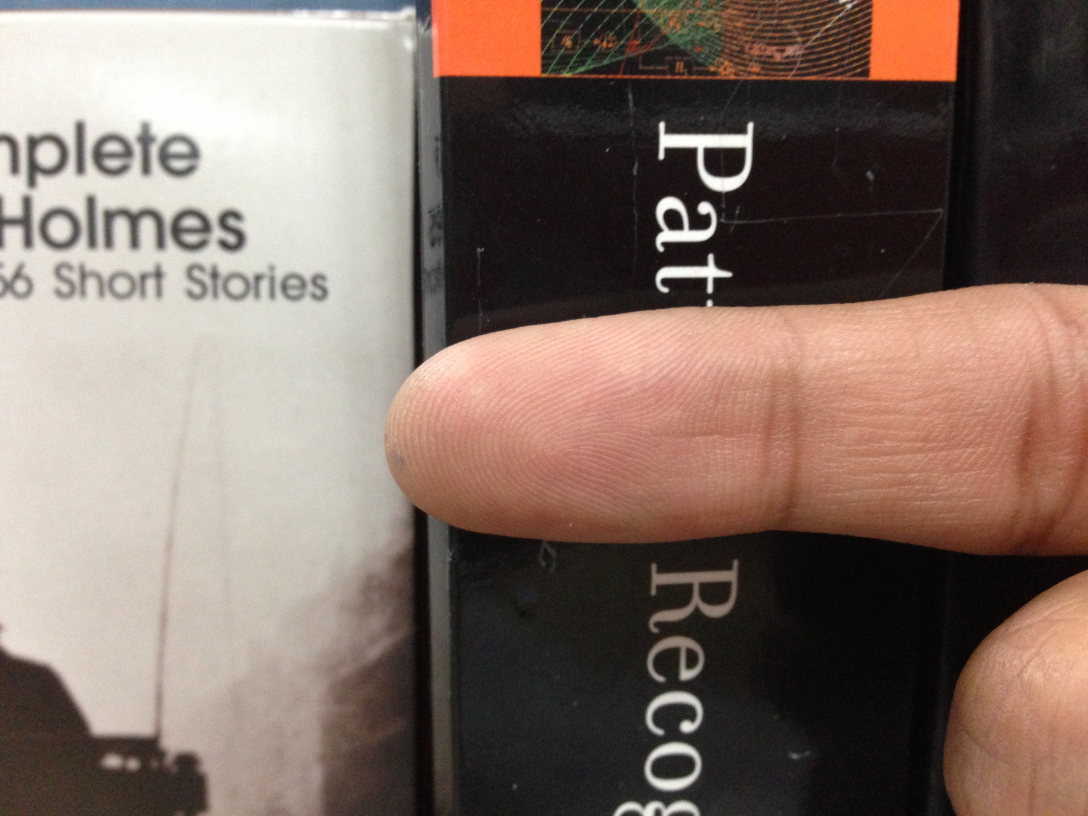
#> input picture data/raw/samples/1_i_1_n_1.jpg, 3264 x 2448 px, found by its file name (shown at 1/3 size)
$ jupyter execute --allow-errors 02-rl-enhancement.ipynb   (shell and % lines are left out)
#> lines starting #> are read from the running program, lines starting #| are printed output that depends on the picture
# MoBioFP - Fingertip Enhancement

[cell 1]
import cv2
import numpy as np
import matplotlib.pyplot as plt
import matplotlib.patches as patches

from tensorflow.keras.layers import (
    Input,
    Conv2D,
    MaxPooling2D,
    concatenate,
    Conv2DTranspose,
    BatchNormalization,
    Activation,
    Dropout,
)
from tensorflow.keras.models import Model

[cell 2]
MODEL_CHECKPOINT_PATH = "../models/best-iiitd-unet-arm64.h5"
PREDICTED_MASK_DIR_PATH = "../data/raw/iiitd-sample/1_i_1_n_1.jpg"

[cell 3]
# Function to create convolutional block
# [38 lines left out: functions conv_block, encoder_block, decoder_block, not called in this run]


# Function to create U-Net model
def create_unet(input_shape, n_filters=64):
    inputs = Input(shape=input_shape, name="image_input")
    p1, c1 = encoder_block(inputs, n_filters)
    p2, c2 = encoder_block(p1, n_filters * 2)
    p3, c3 = encoder_block(p2, n_filters * 4)
    p4, c4 = encoder_block(p3, n_filters * 8)
    p4 = Dropout(0.5)(p4)
    c5 = conv_block(p4, n_filters * 16)
    c5 = Dropout(0.5)(c5)
    d6 = decoder_block(c5, c4, n_filters * 8)
    d6 = Dropout(0.5)(d6)
    d7 = decoder_block(d6, c3, n_filters * 4)
    d7 = Dropout(0.5)(d7)
    d8 = decoder_block(d7, c2, n_filters * 2)
    d9 = decoder_block(d8, c1, n_filters)
    outputs = Conv2D(filters=1, kernel_size=(1, 1), activation="sigmoid")(d9)
    model = Model(inputs=inputs, outputs=outputs, name="Unet")

    return model

#> (a cell that did not finish here is left out)

[cell 5]
# [19 lines left out: function find_largest_connected_component, not called in this run]

[cell 6]
# Load image
image = cv2.imread(PREDICTED_MASK_DIR_PATH)
#> image is the input picture: shape (2448, 3264, 3); mean B, G, R 102.8, 112.5, 131.2
image = cv2.cvtColor(image, cv2.COLOR_BGR2RGB)

plt.figure(figsize=(10, 10))
plt.imshow(image)
plt.axis("off")
plt.show()

[cell 7]
# Preprocess image
image_resized = cv2.resize(image, (256, 256)) / 255.0
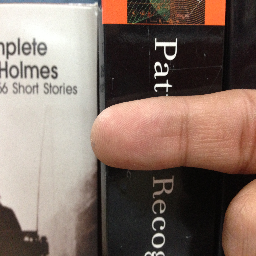
#> image_resized: shape (256, 256, 3) float64; mean R, G, B 0.514, 0.441, 0.403
image_input = np.expand_dims(image_resized, axis=0)

# Load model weights
#> (the rest of this cell did not finish here and is left out)


$ run again, with data/raw/samples/1_i_2_w_1.jpg copied over data/raw/samples/1_i_1_n_1.jpg
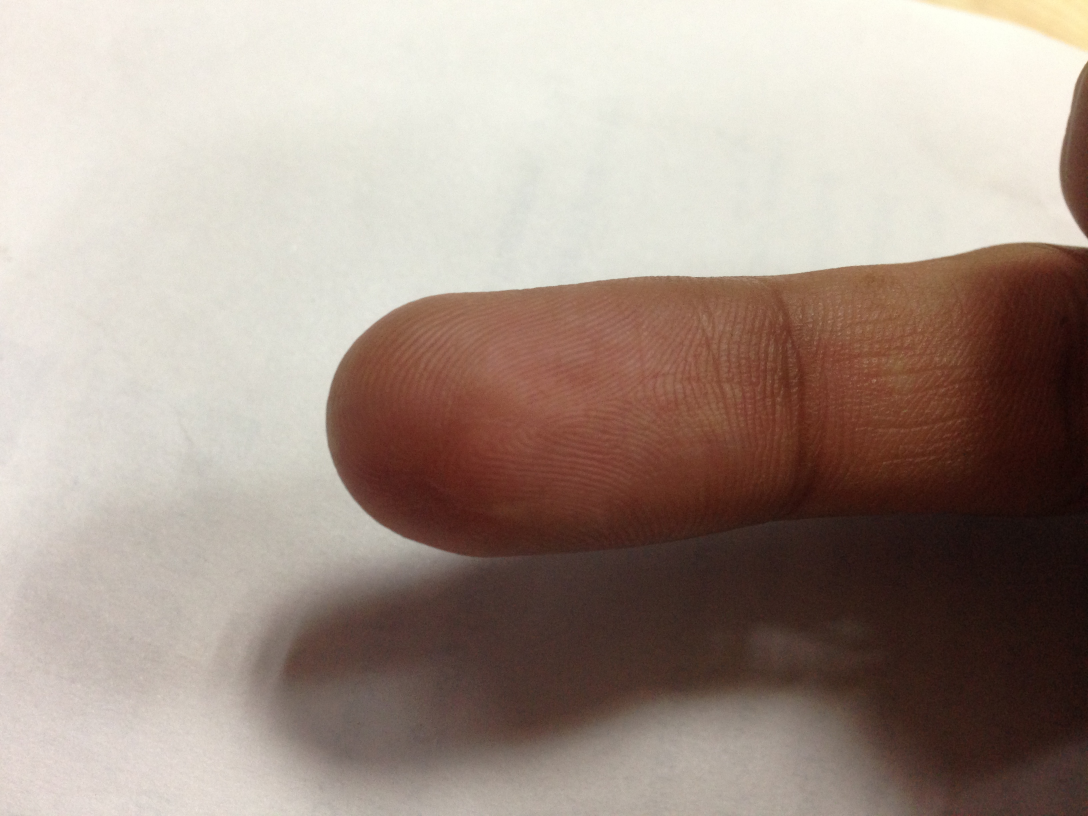
#> input picture data/raw/samples/1_i_2_w_1.jpg, 3264 x 2448 px, found by its file name (shown at 1/3 size)
#> image is the input picture: shape (2448, 3264, 3); mean B, G, R 139.8, 150, 166.4
#> `image_resized = cv2.resize(image, (256, 256)) / 255.0`:
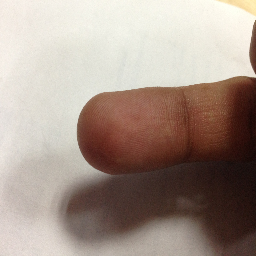
#> image_resized: shape (256, 256, 3) float64; mean R, G, B 0.652, 0.588, 0.548
